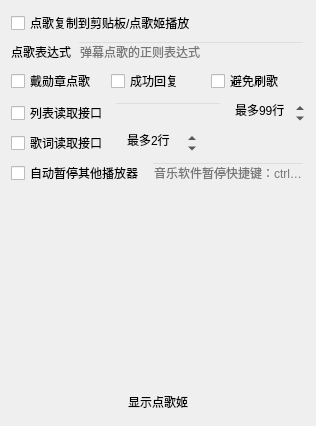
      <widget class="QWidget" name="tab_8">
       <attribute name="title">
        <string>点歌</string>
       </attribute>
       <layout class="QVBoxLayout" name="verticalLayout_9">
        <item>
         <widget class="QCheckBox" name="DiangeAutoCopyCheck">
          <property name="toolTip">
           <string>&lt;html&gt;&lt;head/&gt;&lt;body&gt;&lt;p&gt;点歌格式：点歌 歌名&lt;/p&gt;&lt;p&gt;如果已开启点歌姬，则自动点歌并播放&lt;/p&gt;&lt;p&gt;否则自动复制歌名到剪贴板&lt;/p&gt;&lt;/body&gt;&lt;/html&gt;</string>
          </property>
          <property name="text">
           <string>点歌复制到剪贴板/点歌姬播放</string>
          </property>
         </widget>
        </item>
        <item>
         <layout class="QHBoxLayout" name="horizontalLayout_34">
          <property name="topMargin">
           <number>0</number>
          </property>
          <item>
           <widget class="QLabel" name="diangeFormatLabel">
            <property name="toolTip">
             <string>&lt;html&gt;&lt;head/&gt;&lt;body&gt;&lt;p&gt;触发弹幕点歌的正则表达式&lt;/p&gt;&lt;/body&gt;&lt;/html&gt;</string>
            </property>
            <property name="text">
             <string>点歌表达式</string>
            </property>
           </widget>
          </item>
          <item>
           <widget class="QLineEdit" name="diangeFormatEdit">
            <property name="styleSheet">
             <string notr="true">QLineEdit
{
	background: transparent;
}</string>
            </property>
            <property name="placeholderText">
             <string>弹幕点歌的正则表达式</string>
            </property>
           </widget>
          </item>
         </layout>
        </item>
        <item>
         <layout class="QHBoxLayout" name="horizontalLayout_33">
          <property name="topMargin">
           <number>0</number>
          </property>
          <property name="bottomMargin">
           <number>2</number>
          </property>
          <item>
           <widget class="QCheckBox" name="diangeNeedMedalCheck">
            <property name="toolTip">
             <string>&lt;html&gt;&lt;head/&gt;&lt;body&gt;&lt;p&gt;带有主播粉丝勋章的点歌弹幕才有效&lt;/p&gt;&lt;/body&gt;&lt;/html&gt;</string>
            </property>
            <property name="styleSheet">
             <string notr="true">要求带粉丝勋章才能点歌</string>
            </property>
            <property name="text">
             <string>戴勋章点歌</string>
            </property>
           </widget>
          </item>
          <item>
           <widget class="QCheckBox" name="diangeReplyCheck">
            <property name="toolTip">
             <string>&lt;html&gt;&lt;head/&gt;&lt;body&gt;&lt;p&gt;点歌成功的回复消息，并带有预计多长时间播放&lt;/p&gt;&lt;p&gt;需打开点歌姬界面&lt;/p&gt;&lt;/body&gt;&lt;/html&gt;</string>
            </property>
            <property name="text">
             <string>成功回复</string>
            </property>
           </widget>
          </item>
          <item>
           <widget class="QCheckBox" name="diangeShuaCheck">
            <property name="toolTip">
             <string>&lt;html&gt;&lt;head/&gt;&lt;body&gt;&lt;p&gt;避免频繁点歌&lt;/p&gt;&lt;p&gt;在之前已经点歌但尚未播放的时候，本次点歌无效&lt;/p&gt;&lt;p&gt;需打开点歌姬界面&lt;/p&gt;&lt;/body&gt;&lt;/html&gt;</string>
            </property>
            <property name="text">
             <string>避免刷歌</string>
            </property>
           </widget>
          </item>
         </layout>
        </item>
        <item>
         <layout class="QHBoxLayout" name="horizontalLayout_45" stretch="0,0,0">
          <property name="topMargin">
           <number>0</number>
          </property>
          <item>
           <widget class="QCheckBox" name="orderSongsToFileCheck">
            <property name="toolTip">
             <string>&lt;html&gt;&lt;head/&gt;&lt;body&gt;&lt;p&gt;保存实时点歌列表至文件，供外界读取&lt;/p&gt;&lt;p&gt;路径：安装目录/www/music/songs.txt&lt;/p&gt;&lt;p&gt;OBS/直播姬可选择“文本—从文件读取”将列表显示在直播界面&lt;/p&gt;&lt;/body&gt;&lt;/html&gt;</string>
            </property>
            <property name="text">
             <string>列表读取接口</string>
            </property>
           </widget>
          </item>
          <item>
           <widget class="QLineEdit" name="orderSongsToFileFormatEdit">
            <property name="toolTip">
             <string>&lt;html&gt;&lt;head/&gt;&lt;body&gt;&lt;p&gt;支持变量：&lt;/p&gt;&lt;p&gt;{序号}、{歌名}、{歌手}、{用户}、{时长}、{专辑}、&lt;/p&gt;&lt;p&gt;{当前歌名}、{当前歌手}、{当前用户}&lt;/p&gt;&lt;/body&gt;&lt;/html&gt;</string>
            </property>
            <property name="styleSheet">
             <string notr="true">QLineEdit
{
	background: transparent;
}</string>
            </property>
           </widget>
          </item>
          <item>
           <widget class="QSpinBox" name="orderSongsToFileMaxSpin">
            <property name="contextMenuPolicy">
             <enum>Qt::NoContextMenu</enum>
            </property>
            <property name="toolTip">
             <string>&lt;html&gt;&lt;head/&gt;&lt;body&gt;&lt;p&gt;显示在列表中的最多数量（不影响实际点歌上限）&lt;/p&gt;&lt;/body&gt;&lt;/html&gt;</string>
            </property>
            <property name="styleSheet">
             <string notr="true">QAbstractSpinBox
{
	background: transparent;
}</string>
            </property>
            <property name="frame">
             <bool>false</bool>
            </property>
            <property name="alignment">
             <set>Qt::AlignCenter</set>
            </property>
            <property name="suffix">
             <string>行</string>
            </property>
            <property name="prefix">
             <string>最多</string>
            </property>
            <property name="minimum">
             <number>1</number>
            </property>
            <property name="maximum">
             <number>99</number>
            </property>
            <property name="value">
             <number>99</number>
            </property>
           </widget>
          </item>
         </layout>
        </item>
        <item>
         <layout class="QHBoxLayout" name="horizontalLayout_49">
          <property name="topMargin">
           <number>0</number>
          </property>
          <item>
           <widget class="QCheckBox" name="songLyricsToFileCheck">
            <property name="toolTip">
             <string>&lt;html&gt;&lt;head/&gt;&lt;body&gt;&lt;p&gt;保存点歌姬的歌词至文件，供外界读取&lt;/p&gt;&lt;p&gt;路径：安装目录/www/music/lyrics.txt&lt;/p&gt;&lt;p&gt;OBS/直播姬可选择“文本—从文件读取”将列表显示在直播界面&lt;/p&gt;&lt;/body&gt;&lt;/html&gt;</string>
            </property>
            <property name="text">
             <string>歌词读取接口</string>
            </property>
           </widget>
          </item>
          <item>
           <widget class="QSpinBox" name="songLyricsToFileMaxSpin">
            <property name="contextMenuPolicy">
             <enum>Qt::NoContextMenu</enum>
            </property>
            <property name="toolTip">
             <string>&lt;html&gt;&lt;head/&gt;&lt;body&gt;&lt;p&gt;当前歌词及其后面的行数&lt;/p&gt;&lt;/body&gt;&lt;/html&gt;</string>
            </property>
            <property name="styleSheet">
             <string notr="true">QAbstractSpinBox
{
	background: transparent;
}</string>
            </property>
            <property name="frame">
             <bool>false</bool>
            </property>
            <property name="alignment">
             <set>Qt::AlignCenter</set>
            </property>
            <property name="suffix">
             <string>行</string>
            </property>
            <property name="prefix">
             <string>最多</string>
            </property>
            <property name="minimum">
             <number>1</number>
            </property>
            <property name="maximum">
             <number>999</number>
            </property>
            <property name="value">
             <number>2</number>
            </property>
           </widget>
          </item>
          <item>
           <spacer name="horizontalSpacer_27">
            <property name="orientation">
             <enum>Qt::Horizontal</enum>
            </property>
            <property name="sizeHint" stdset="0">
             <size>
              <width>40</width>
              <height>20</height>
             </size>
            </property>
           </spacer>
          </item>
         </layout>
        </item>
        <item>
         <layout class="QHBoxLayout" name="horizontalLayout_43">
          <property name="topMargin">
           <number>0</number>
          </property>
          <item>
           <widget class="QCheckBox" name="autoPauseOuterMusicCheck">
            <property name="toolTip">
             <string>&lt;html&gt;&lt;head/&gt;&lt;body&gt;&lt;p&gt;点歌开始播放时，自动调用外部播放器（例如网易云）快捷键，使其自动暂停&lt;/p&gt;&lt;p&gt;点的所有歌曲都播放结束后，再次自动调用外部播放器快捷键，恢复其播放&lt;/p&gt;&lt;p&gt;无法判断播放状态，例如播放器没有播放时，会误让它播放&lt;/p&gt;&lt;/body&gt;&lt;/html&gt;</string>
            </property>
            <property name="text">
             <string>自动暂停其他播放器</string>
            </property>
           </widget>
          </item>
          <item>
           <widget class="QLineEdit" name="outerMusicKeyEdit">
            <property name="toolTip">
             <string>&lt;html&gt;&lt;head/&gt;&lt;body&gt;&lt;p&gt;音乐播放器全局暂停快捷键&lt;/p&gt;&lt;p&gt;没有的话，需要在对应软件中设置&lt;/p&gt;&lt;p&gt;并填入到本输入框中，不分大小写&lt;/p&gt;&lt;p&gt;例如：ctrl+alt+p&lt;/p&gt;&lt;p&gt;暂时支持：ctrl、shift、alt、a-z、0-9&lt;/p&gt;&lt;/body&gt;&lt;/html&gt;</string>
            </property>
            <property name="styleSheet">
             <string notr="true">QLineEdit
{
	background: transparent;
}</string>
            </property>
            <property name="placeholderText">
             <string>音乐软件暂停快捷键：ctrl+p</string>
            </property>
           </widget>
          </item>
         </layout>
        </item>
        <item>
         <widget class="QListWidget" name="diangeHistoryListWidget">
          <property name="toolTip">
           <string>&lt;html&gt;&lt;head/&gt;&lt;body&gt;&lt;p&gt;点歌历史&lt;/p&gt;&lt;/body&gt;&lt;/html&gt;</string>
          </property>
          <property name="styleSheet">
           <string notr="true">QListWidget
{
	background: transparent;
	border: none;
}</string>
          </property>
         </widget>
        </item>
        <item>
         <spacer name="verticalSpacer_6">
          <property name="orientation">
           <enum>Qt::Vertical</enum>
          </property>
          <property name="sizeHint" stdset="0">
           <size>
            <width>20</width>
            <height>0</height>
           </size>
          </property>
         </spacer>
        </item>
        <item>
         <widget class="QPushButton" name="showOrderPlayerButton">
          <property name="text">
           <string>显示点歌姬</string>
          </property>
          <property name="flat">
           <bool>true</bool>
          </property>
         </widget>
        </item>
       </layout>
      </widget>
